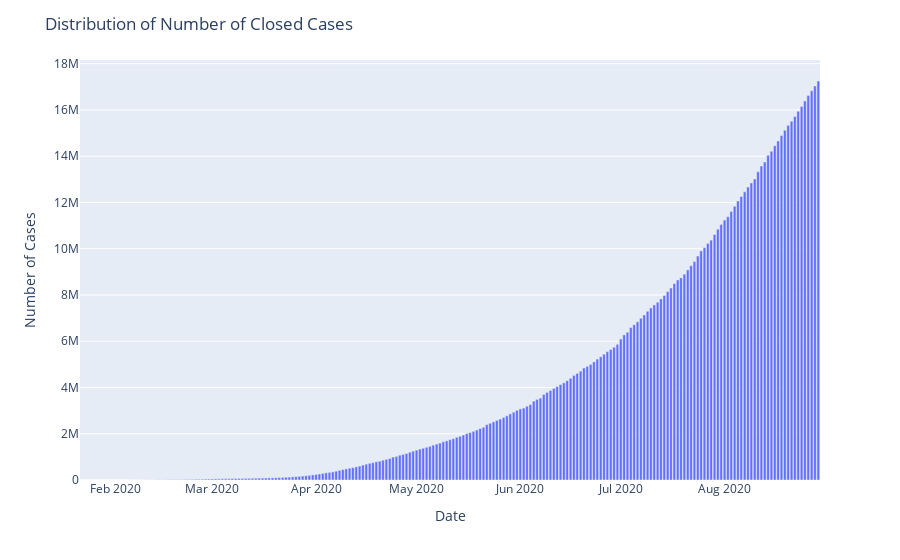

Notebook code cell kept with this figure:
### Markdown cell above
#### Active Cases = Number of Confirmed Cases - Number of Recovered Cases - Number of Death Cases
#### Increase in number of Active Cases is probably an indication of Recovered case or Death case number is dropping in comparison to number of Confirmed Cases drastically. Will look for the conclusive evidence for the same in the notebook ahead.

### Code cell
#Visualisation
fig=px.bar(x=datewise.index,y=datewise["Recovered"]+datewise["Deaths"])
fig.update_layout(title="Distribution of Number of Closed Cases",
                  xaxis_title="Date",yaxis_title="Number of Cases")
fig.show()

### Figure 1 — Plotly figure (JSON) as saved in the notebook; plotly's stock layout.template omitted (floating-point values rounded to 4 significant figures; data arrays with more than 128 entries replaced by an {"elided": "..."} marker saying what was removed)
{"data": [{"alignmentgroup": "True", "hovertemplate": "x=%{x}<br>y=%{y}<extra></extra>", "legendgroup": "", "marker": {"color": "#636efa", "pattern": {"shape": ""}}, "name": "", "offsetgroup": "", "orientation": "v", "showlegend": false, "textposition": "auto", "type": "bar", "x": {"elided": "221 str values"}, "xaxis": "x", "y": {"elided": "221 int values"}, "yaxis": "y"}], "layout": {"barmode": "relative", "legend": {"tracegroupgap": 0}, "margin": {"t": 60}, "title": {"text": "Distribution of Number of Closed Cases"}, "xaxis": {"anchor": "y", "domain": [0, 1], "title": {"text": "Date"}}, "yaxis": {"anchor": "x", "domain": [0, 1], "title": {"text": "Number of Cases"}}}}
